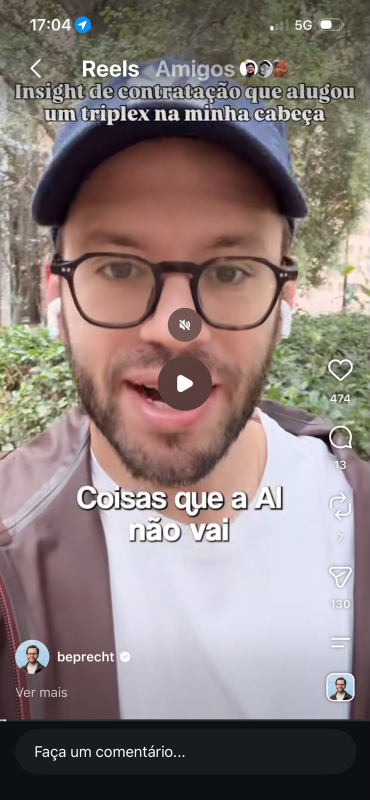
#> input picture examples/captions/WhatsApp Image 2026-08-26 at 17.06.18 (1).jpeg, 739 x 1600 px (shown at 1/2 size)
$ python news_insert.py --image '../../../../examples/captions/WhatsApp Image 2026-08-26 at 17.06.18 (1).jpeg' --out out.png --duration 1.0 --source '../../../../examples/captions/WhatsApp Image 2026-08-26 at 17.06.18 (2).jpeg'
#> lines starting #> are read from the running program, lines starting #| are printed output that depends on the picture; after the words box and inside, x2 and y2 are one past the last pixel; in counts of white or black regions, pixels touching at a corner belong together
# -*- coding: utf-8 -*-
"""Lower-third news reference card for `news` mode.

Floats one still image as a card over the video, centered in the lower-third
zone (not stuck to the bottom edge). The talking-head is never resized or
cropped — the card just sits on top for a few seconds, then goes away. Pops
in with a quick scale-overshoot (pairs with a click SFX mixed in by
render_vertical.py's --pop-it) and a slow Ken Burns while it holds, fades out
at the end.

Output drops straight into edl.json "overlays". No burned captions.

CLI:
    python news_insert.py --image print.png --out <slotdir> --duration 5 \
        --source "openai.com" --fit contain --width 2160 --height 3840

  --width/--height: the BASE VIDEO's actual output resolution (post-rotation
                     decode), not a fixed default — get it from
                     render_vertical.py's `canvas:` print line. A mismatch
                     here is the classic "insert renders tiny in the corner"
                     bug (ffmpeg's overlay filter doesn't auto-scale).
  --fit contain (default): fit the whole image inside the card — never
                           crops content. Right for article screenshots / charts.
  --fit cover:             fill the card, cropping overflow. Right for photos /
                           logos meant to bleed, mostly-empty framing.

Writes <slotdir>/frames/*.png and <slotdir>/render.mov.
"""
from __future__ import annotations
import argparse
import subprocess
from pathlib import Path

from PIL import Image, ImageDraw, ImageFilter, ImageFont

W, H = 1080, 1920        # overridden in main() from --width/--height
FPS = 24

# Card geometry, as fractions of canvas — resolution-independent.
MARGIN_X_FRAC = 0.08     # side margins
ZONE_H_FRAC = 0.70       # card max height, as a fraction of the lower third's
                         # own height (not the full canvas) — leaves it
                         # centered with air above/below, never touching the
                         # bottom edge.
PAD_FRAC = 0.018         # inner padding between image and card edge
RADIUS_FRAC = 0.04       # corner radius, relative to min(card_w, card_h)
SHADOW_BLUR_FRAC = 0.012
SHADOW_DY_FRAC = 0.006

# Card colours
INK = (0, 0, 0)
PAPER = (255, 255, 255)
SEAL = (141, 69, 61)

FONTS = Path(__file__).parent / "fonts"
JETBRAINS = str(FONTS / "JetBrainsMono.ttf")

ZOOM_END = 1.05
POP_DUR = 0.15            # scale-overshoot pop, paired with the click SFX
FADE_OUT = 0.2


def ease_in_out(p: float) -> float:
    if p < 0.5:
        return 4 * p ** 3
    return 1 - (-2 * p + 2) ** 3 / 2


def _fit_size(iw, ih, fit, box_w, box_h):
    """Size at zoom=1.0 inside box_w x box_h."""
    br = box_w / box_h
    ir = iw / ih
    if fit == "cover":
        if ir > br:
            return round(box_h * ir), box_h
        return box_w, round(box_w / ir)
    if ir > br:
        return box_w, round(box_w / ir)
    return round(box_h * ir), box_h


def _chyron_font_size():
    return max(16, round(W * 0.016))


def _chyron_reserved_h(source_label):
    """Vertical space the chyron needs, reserved above the image so a tight
    crop's own heading never sits under the pill (measured bug: tight crops
    put the image content right at the card's top edge, same place the
    chyron paints, so title text and 'FONTE:' pill overlapped)."""
    if not source_label:
        return 0
    font_size = _chyron_font_size()
    pad = max(16, round(W * PAD_FRAC))
    return pad + font_size + 13 + pad  # pill's own top inset + text/accent height + gap before image


def _chyron(card_w, source_label, pad):
    """Small mono source pill, pinned inside the card's top-left, within the
    band reserved by _chyron_reserved_h."""
    layer = Image.new("RGBA", (card_w, 200), (0, 0, 0, 0))
    if not source_label:
        return layer
    draw = ImageDraw.Draw(layer)
    font_size = _chyron_font_size()
    font = ImageFont.truetype(JETBRAINS, font_size)
    txt = f"FONTE: {source_label}"
    tx, ty = pad, pad
    bb = draw.textbbox((tx, ty), txt, font=font)
    bg_pad = 6
    draw.rectangle(
        [bb[0] - bg_pad, bb[1] - bg_pad, bb[2] + bg_pad, bb[3] + bg_pad],
        fill=INK + (200,),
    )
    draw.text((tx, ty), txt, font=font, fill=PAPER + (255,))
    accent_y = bb[3] + bg_pad + 4
    draw.rectangle([tx - bg_pad, accent_y, tx - bg_pad + 56, accent_y + 3], fill=SEAL + (255,))
    return layer


def _build_card(image_path: Path, fit: str, source_label: str) -> Image.Image:
    """The settled (z=1.0) card: white rounded panel + inset image + chyron +
    soft drop shadow, sized to fit the lower-third zone. Everything scales
    together per-frame in build_insert (one resize = pop + Ken Burns)."""
#> called with fit = 'contain'
    img = Image.open(image_path).convert("RGBA")

    zone_h = round(H / 3 * ZONE_H_FRAC)
    card_max_w = round(W * (1 - 2 * MARGIN_X_FRAC))
    card_max_h = zone_h
    pad = max(16, round(W * PAD_FRAC))
    top_pad = pad + _chyron_reserved_h(source_label)

    inner_w, inner_h = card_max_w - 2 * pad, card_max_h - pad - top_pad
    fw, fh = _fit_size(img.width, img.height, fit, inner_w, inner_h)
#> fw = 158; fh = 342
    fitted = img.resize((fw, fh), Image.LANCZOS)
    if fit == "cover":
        # _fit_size intentionally overflows one axis for cover — crop it back
        # down to the box, otherwise the card itself balloons to the
        # overflowing size instead of staying clamped to card_max_w/h.
        left, top = (fw - inner_w) // 2, (fh - inner_h) // 2
        fitted = fitted.crop((left, top, left + inner_w, top + inner_h))
        fw, fh = inner_w, inner_h

    card_w, card_h = fw + 2 * pad, fh + pad + top_pad
#> card_w = 196; card_h = 448
    card = Image.new("RGBA", (card_w, card_h), PAPER + (255,))
#> card: PIL image 196x448 RGBA; every value is 255
    px, py = (card_w - fw) // 2, top_pad
#> px = 19; py = 87
    card.alpha_composite(fitted, (px, py))
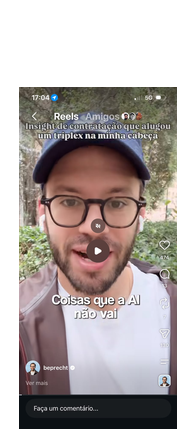
#> card: PIL image 196x448 RGBA; mean R, G, B, A 182.2, 174.2, 172.7, 255

    chyron = _chyron(card_w, source_label, pad)
#> in _chyron, `layer = Image.new("RGBA", (card_w, 200), (0, 0, 0, 0))`: layer: PIL image 196x200 RGBA; every value is 0
#> in _chyron, `bb = draw.textbbox((tx, ty), txt, font=font)`: bb = (19, 22, 744, 39)
#> in _chyron, `accent_y = bb[3] + bg_pad + 4`: accent_y = 49
    card.alpha_composite(chyron, (0, 0))

    radius = max(12, round(min(card_w, card_h) * RADIUS_FRAC))
#> radius = 12
    mask = Image.new("L", (card_w, card_h), 0)
#> mask: PIL image 196x448 L; every value is 0
    ImageDraw.Draw(mask).rounded_rectangle([0, 0, card_w - 1, card_h - 1], radius=radius, fill=255)
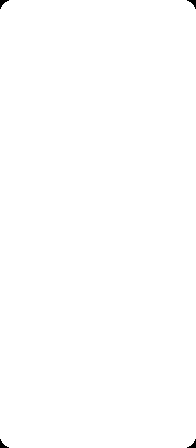
#> mask: PIL image 196x448 L; 99.8% white; 4 black regions, box (x1, y1, x2, y2) and area: (0, 0, 9, 9) 34, (187, 0, 196, 9) 34, (0, 439, 9, 448) 34, (187, 439, 196, 448) 34
    card.putalpha(mask)

    # soft drop shadow, composed into the same image so it scales with the pop
    blur = max(4, round(W * SHADOW_BLUR_FRAC))
    dy = max(2, round(W * SHADOW_DY_FRAC))
    pad_s = blur * 3
    combo = Image.new("RGBA", (card_w + 2 * pad_s, card_h + 2 * pad_s), (0, 0, 0, 0))
#> combo: PIL image 274x526 RGBA; every value is 0
    shadow_mask = Image.new("L", combo.size, 0)
#> shadow_mask: PIL image 274x526 L; every value is 0
    ImageDraw.Draw(shadow_mask).rounded_rectangle(
        [pad_s, pad_s + dy, pad_s + card_w - 1, pad_s + dy + card_h - 1],
        radius=radius, fill=110,
    )
#> shadow_mask: PIL image 274x526 L; values 0 (black) and 110 (white), 60.8% white; 1 black region, box (x1, y1, x2, y2) and area: (0, 0, 274, 526) 56452
    shadow_mask = shadow_mask.filter(ImageFilter.GaussianBlur(blur))
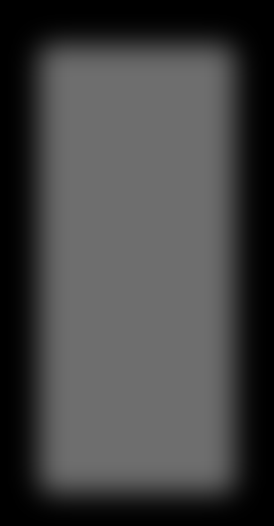
#> shadow_mask: PIL image 274x526 L; min 0, max 110, mean 66.9
    shadow = Image.new("RGBA", combo.size, INK + (0,))
    shadow.putalpha(shadow_mask)
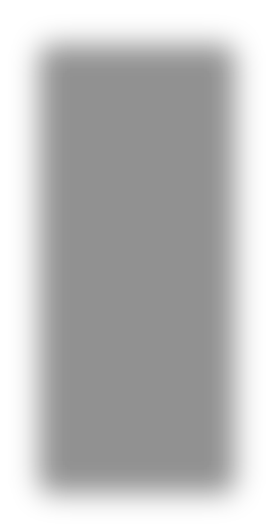
#> shadow: PIL image 274x526 RGBA; mean R, G, B, A 0, 0, 0, 66.9; transparent parts drawn white
    combo.alpha_composite(shadow)
    combo.alpha_composite(card, (pad_s, pad_s))
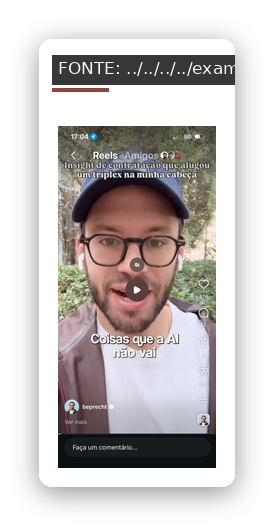
#> combo: PIL image 274x526 RGBA; mean R, G, B, A 103.6, 98.6, 97.6, 160.3; transparent parts drawn white
    return combo


def _scale_at(t: float, duration: float) -> float:
    """Overshoot pop (0.90 -> 1.03 -> 1.00) over POP_DUR, then a slow Ken
    Burns drift to ZOOM_END for the rest of the hold."""
    if t < POP_DUR:
        p = t / POP_DUR
        if p < 0.6:
            return 0.90 + (1.03 - 0.90) * ease_in_out(p / 0.6)
        return 1.03 + (1.00 - 1.03) * ease_in_out((p - 0.6) / 0.4)
    rest = max(1e-6, duration - POP_DUR)
    p2 = min(1.0, (t - POP_DUR) / rest)
    return 1.0 + (ZOOM_END - 1.0) * p2


def _alpha_at(t: float, duration: float) -> float:
    if t < POP_DUR * 0.6:
        return ease_in_out(t / (POP_DUR * 0.6))
    if t > duration - FADE_OUT:
        return ease_in_out(max(0.0, (duration - t) / FADE_OUT))
    return 1.0


def encode_mov(frames_dir: Path, out_mov: Path) -> None:
    cmd = [
        "ffmpeg", "-y", "-framerate", str(FPS),
        "-i", str(frames_dir / "%04d.png"),
        "-c:v", "prores_ks", "-profile:v", "4444",
        "-pix_fmt", "yuva444p10le", "-alpha_bits", "16",
        str(out_mov),
    ]
    subprocess.run(cmd, check=True, stdout=subprocess.DEVNULL, stderr=subprocess.PIPE)


def build_insert(out_dir: Path, image_path: Path, duration: float,
                 source_label: str, fit: str) -> Path:
    combo = _build_card(image_path, fit, source_label)
    cw, ch = combo.size
#> cw = 274; ch = 526
    cx = W // 2
    cy = round(H * 2 / 3 + (H / 3) / 2)  # vertical center = middle of the lower third

    frames = out_dir / "frames"
    frames.mkdir(parents=True, exist_ok=True)
    for old in frames.glob("*.png"):
        old.unlink()

    n = round(duration * FPS)
    for i in range(n):
        t = i / FPS
        z = _scale_at(t, duration)
        a = _alpha_at(t, duration)
        w, h = max(1, round(cw * z)), max(1, round(ch * z))
        scaled = combo.resize((w, h), Image.LANCZOS)
        if a < 1.0:
            ch_a = scaled.getchannel("A").point(lambda v, a=a: int(round(v * a)))
            scaled.putalpha(ch_a)
        canvas = Image.new("RGBA", (W, H), (0, 0, 0, 0))
        canvas.alpha_composite(scaled, (cx - w // 2, cy - h // 2))
        canvas.save(frames / f"{i + 1:04d}.png")
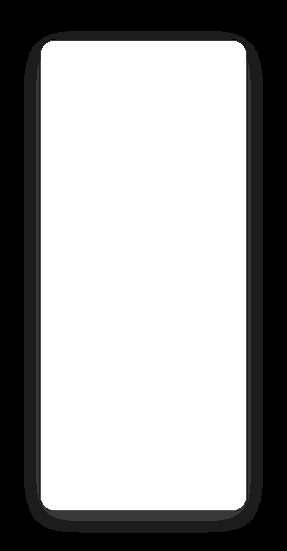
#> ch_a: PIL image 287x551 L; min 0, max 9, mean 5.65; drawn with min black and max white
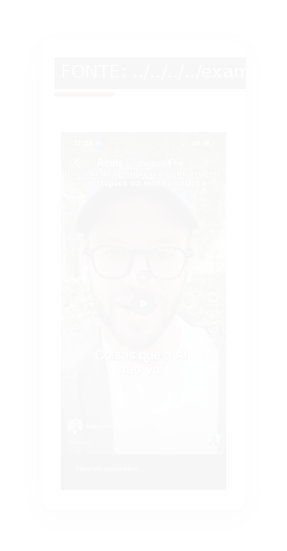
#> scaled: PIL image 287x551 RGBA; mean R, G, B, A 104.1, 99.1, 98.2, 5.6; transparent parts drawn white

    mov = out_dir / "render.mov"
    encode_mov(frames, mov)
    return mov


def main():
    global W, H
    ap = argparse.ArgumentParser(description="Lower-third news reference card")
    ap.add_argument("--image", type=Path, required=True)
    ap.add_argument("--out", type=Path, required=True)
    ap.add_argument("--duration", type=float, required=True)
    ap.add_argument("--source", default="", help="source chyron, e.g. openai.com (omit = no chyron)")
    ap.add_argument("--fit", choices=("contain", "cover"), default="contain")
    ap.add_argument("--width", type=int, default=1080, help="canvas width — match the base video's actual output width")
    ap.add_argument("--height", type=int, default=1920, help="canvas height — match the base video's actual output height")
    a = ap.parse_args()

    W, H = a.width, a.height

    a.out.mkdir(parents=True, exist_ok=True)
    mov = build_insert(a.out, a.image, a.duration, a.source, a.fit)
    print(
        f"news_insert: {mov}  ({a.duration:.2f}s, {round(a.duration * FPS)} frames, "
        f"fit={a.fit}, canvas={W}x{H})"
    )


if __name__ == "__main__":
    main()

$ run again, on examples/captions/WhatsApp Image 2026-08-26 at 17.06.18 (3).jpeg
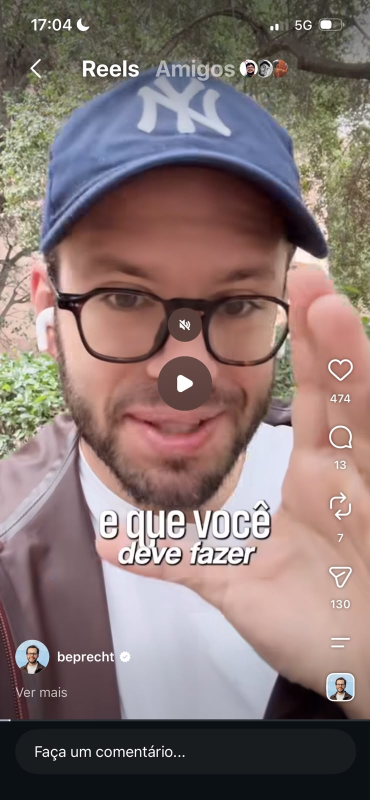
#> input picture examples/captions/WhatsApp Image 2026-08-26 at 17.06.18 (3).jpeg, 739 x 1600 px (shown at 1/2 size)
#> in _build_card, `card.alpha_composite(fitted, (px, py))`:
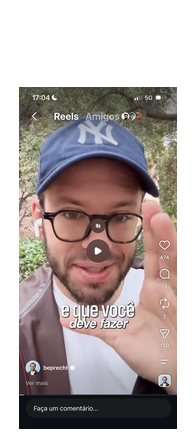
#> card: PIL image 196x448 RGBA; mean R, G, B, A 180.3, 169.4, 167.9, 255
#> layer: PIL image 196x200 RGBA; every value is 0
#> bb = (19, 22, 744, 39)
#> accent_y = 49
#> the loop in build_insert, `for i in range(n):` made 24 passes
#> pass 2, in build_insert, `scaled = combo.resize((w, h), Image.LANCZOS)`:
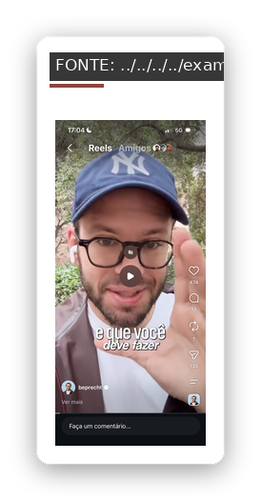
#> scaled: PIL image 261x501 RGBA; mean R, G, B, A 102.7, 96, 95, 160.3; transparent parts drawn white

$ run again, on examples/captions/WhatsApp Image 2026-08-26 at 17.06.18 (4).jpeg
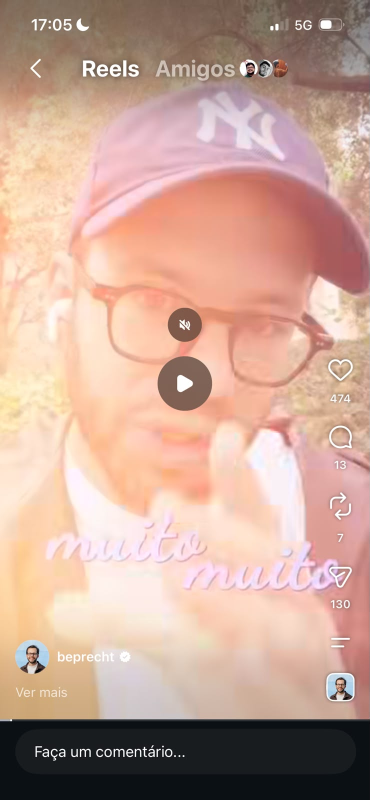
#> input picture examples/captions/WhatsApp Image 2026-08-26 at 17.06.18 (4).jpeg, 739 x 1600 px (shown at 1/2 size)
#> in _build_card, `card.alpha_composite(fitted, (px, py))`:
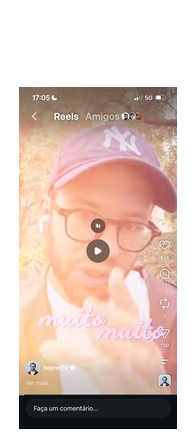
#> card: PIL image 196x448 RGBA; mean R, G, B, A 221.3, 199.8, 190.7, 255
#> layer: PIL image 196x200 RGBA; every value is 0
#> bb = (19, 22, 744, 39)
#> accent_y = 49
#> the loop in build_insert, `for i in range(n):` made 24 passes
#> pass 1, in build_insert, `scaled = combo.resize((w, h), Image.LANCZOS)`:
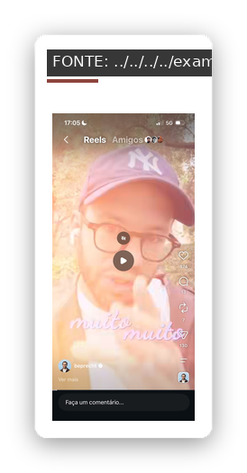
#> scaled: PIL image 247x473 RGBA; mean R, G, B, A 127.7, 114.4, 108.9, 160.3; transparent parts drawn white

$ run again, on examples/captions/WhatsApp Image 2026-08-26 at 17.06.18.jpeg
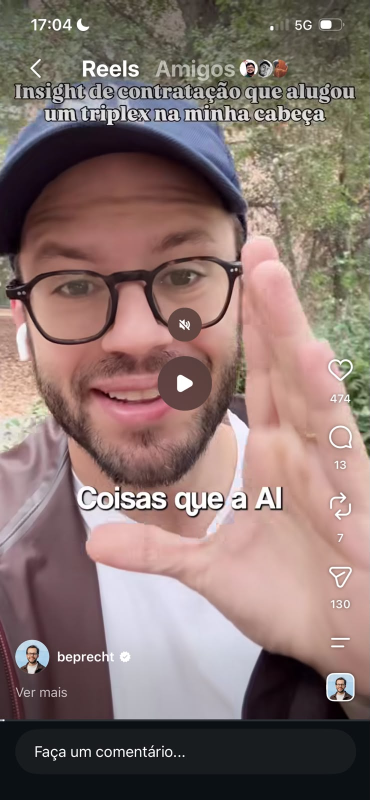
#> input picture examples/captions/WhatsApp Image 2026-08-26 at 17.06.18.jpeg, 739 x 1600 px (shown at 1/2 size)
#> layer: PIL image 196x200 RGBA; every value is 0
#> bb = (19, 22, 714, 39)
#> accent_y = 49
#> the loop in build_insert, `for i in range(n):` made 24 passes
#> pass 2, in build_insert, `scaled = combo.resize((w, h), Image.LANCZOS)`:
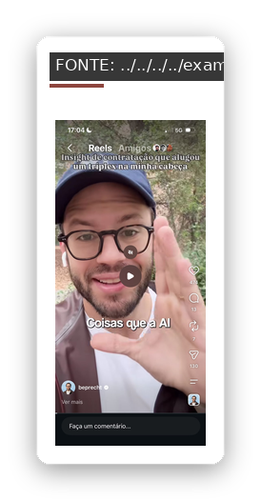
#> scaled: PIL image 261x501 RGBA; mean R, G, B, A 103.1, 95.4, 93.8, 160.3; transparent parts drawn white
